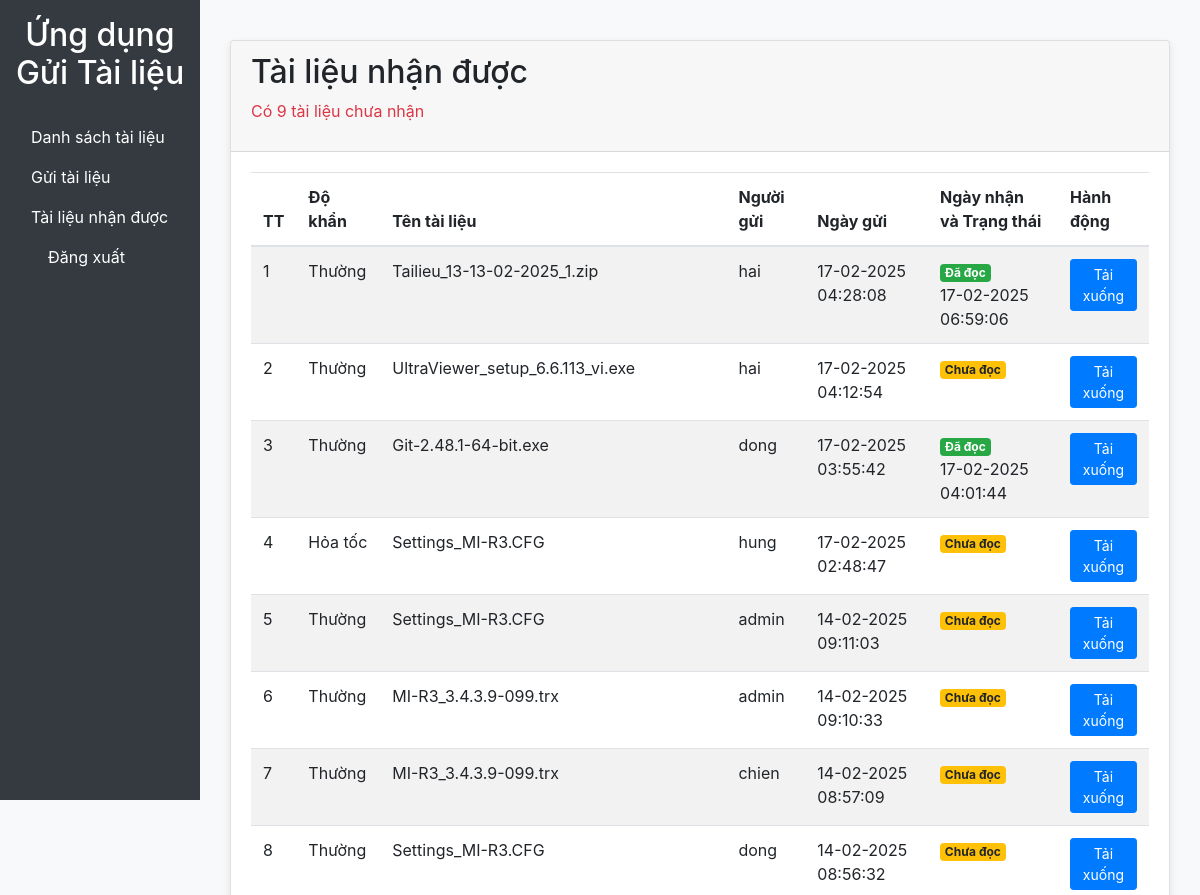
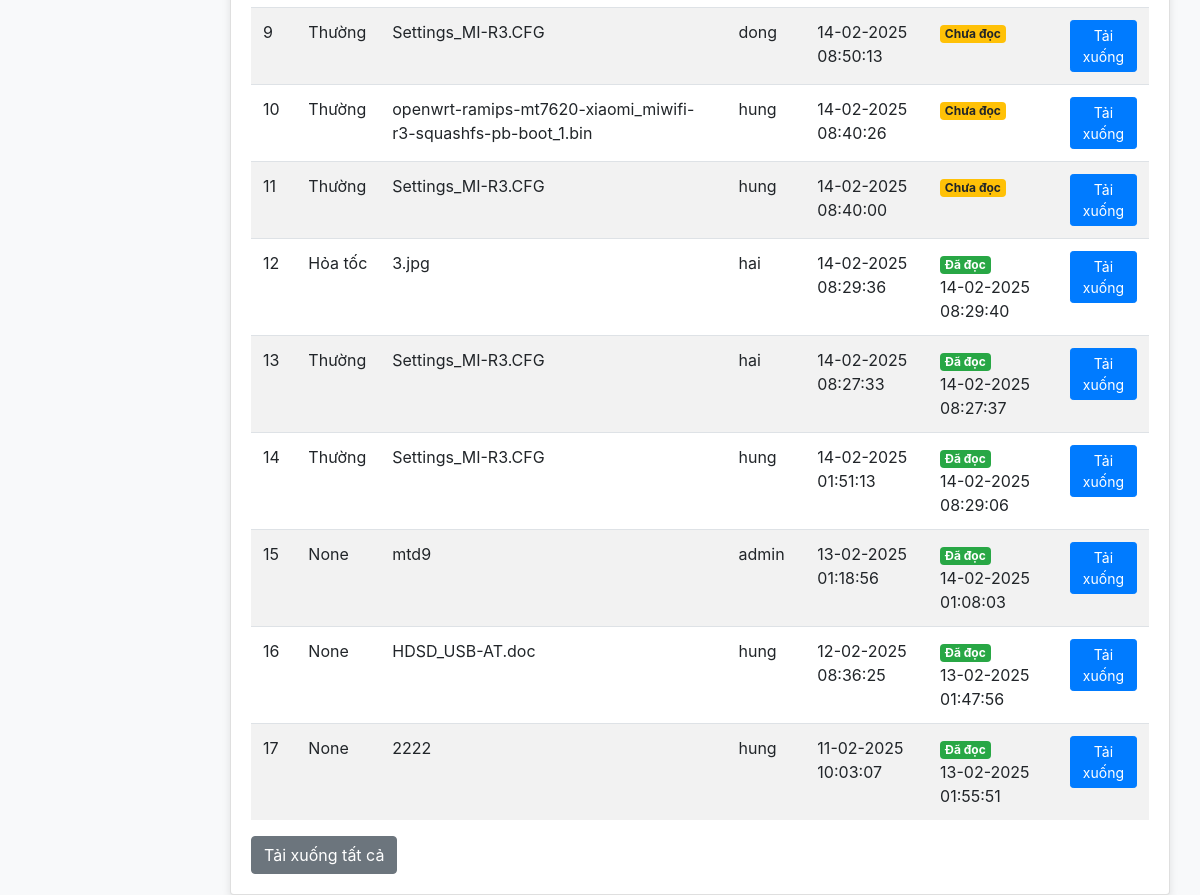
/received (signed in), run on an earlier commit of the app's database (2 pictures, top to bottom).
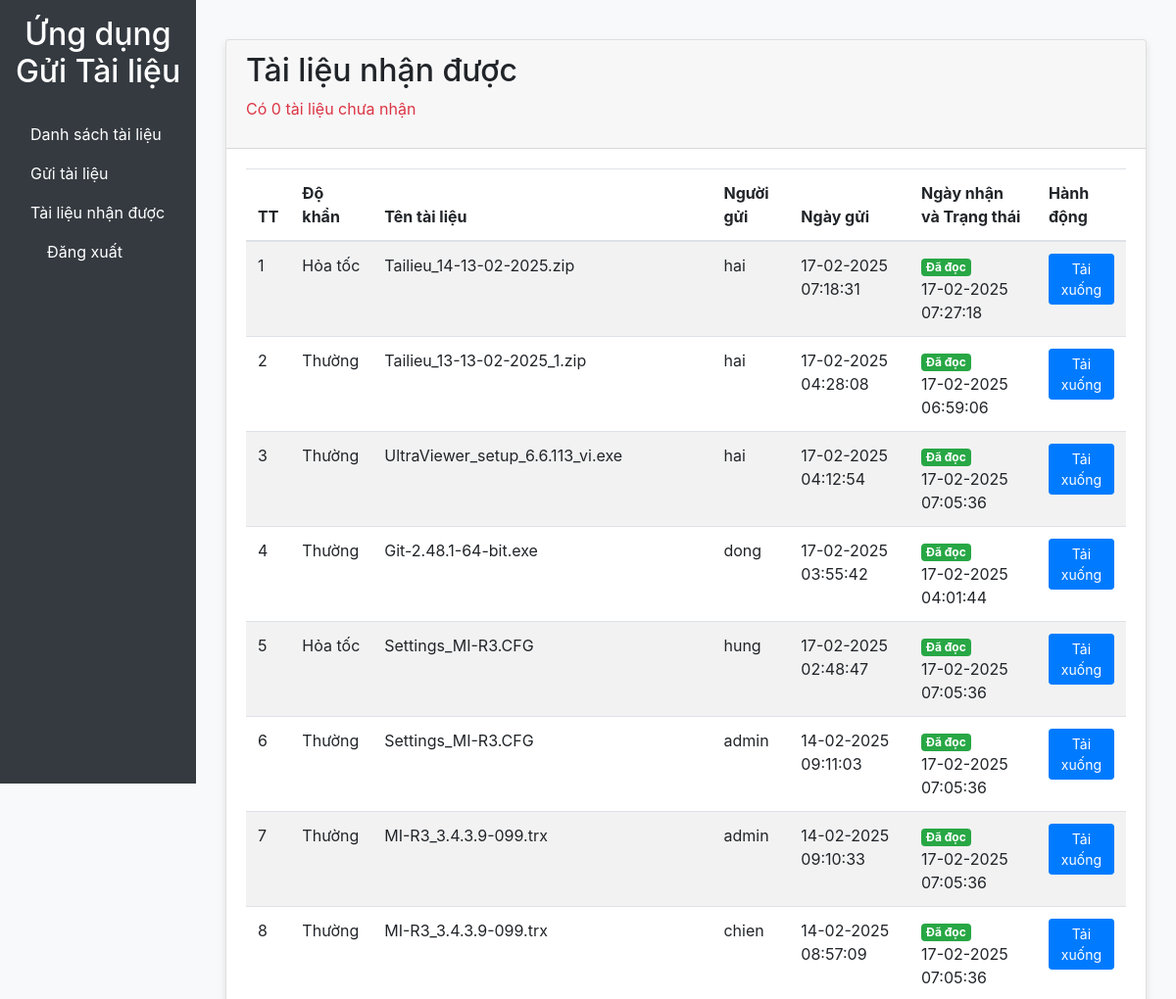
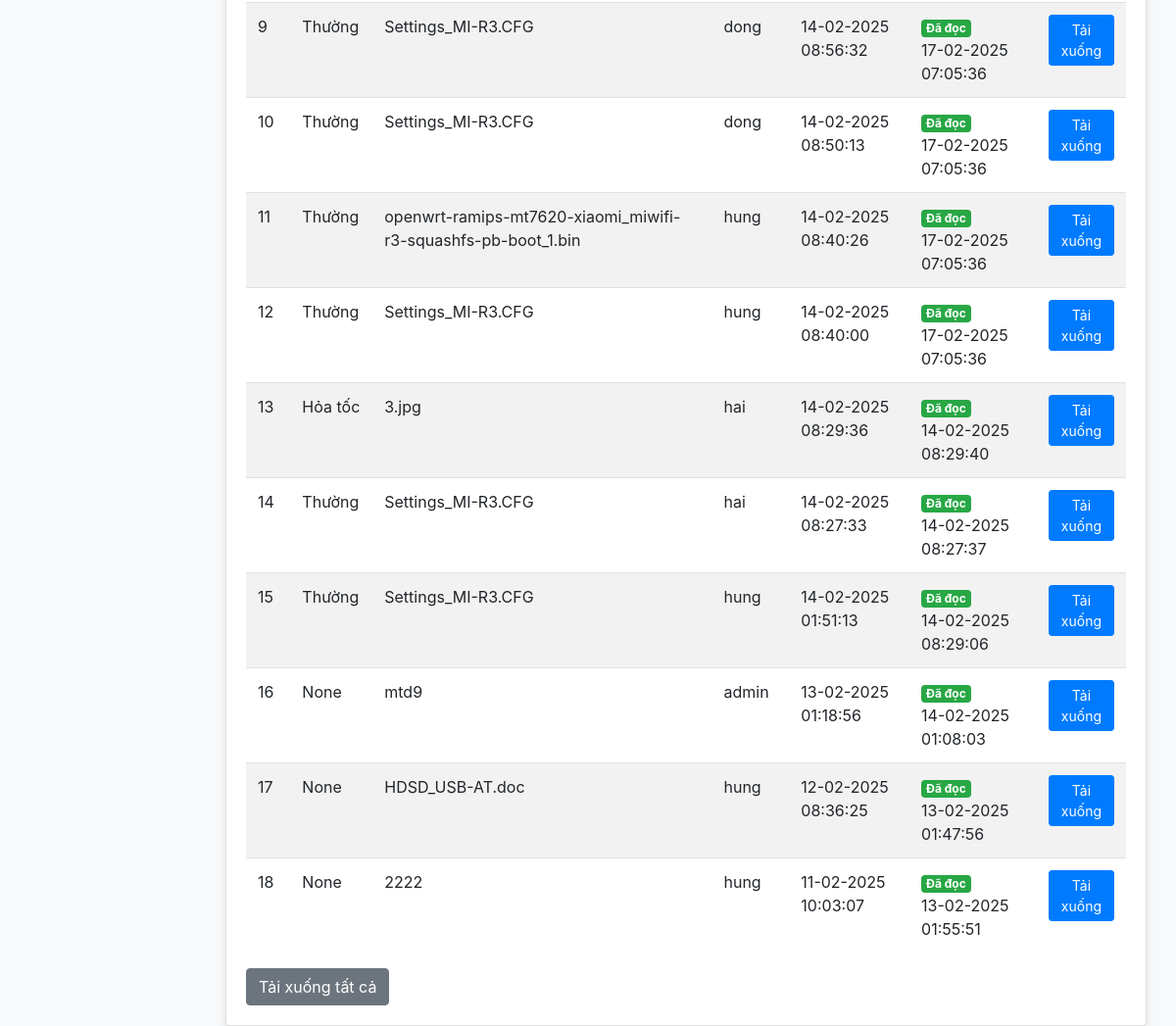
And on a later commit of the database (2 pictures, top to bottom).
### app/models.py (models this page shows, shortened)
class FileRecipient(db.Model):
    id = db.Column(db.Integer, primary_key=True)
    file_id = db.Column(db.Integer, db.ForeignKey('file.id'), index=True)
    recipient_id = db.Column(db.Integer, db.ForeignKey('user.id'), index=True)
    is_read = db.Column(db.Boolean, default=False, index=True)
    read_at = db.Column(db.DateTime, nullable=True)
    file = db.relationship('File', backref='recipients')
    recipient = db.relationship('User', backref='received_files')

class File(db.Model):
    id = db.Column(db.Integer, primary_key=True)
    name = db.Column(db.String(255), index=True)
    file_path = db.Column(db.String(255))
    uploaded_at = db.Column(db.DateTime, default=datetime.utcnow, index=True)
    urgency = db.Column(db.String(20), index=True)
    uploaded_by_id = db.Column(db.Integer, db.ForeignKey('user.id'))
    uploaded_by = db.relationship('User', backref='uploaded_files')

class User(UserMixin, db.Model):
    id = db.Column(db.Integer, primary_key=True)
    username = db.Column(db.String(64), index=True, unique=True)
    password_hash = db.Column(db.String(128))
    is_admin = db.Column(db.Boolean, default=False)
    groups = db.relationship('Group', secondary=user_groups, back_populates='users')

### app/routes.py (the view)
@bp.route('/received')
@login_required
def received_files():
    files = FileRecipient.query.filter_by(recipient_id=current_user.id).join(File).order_by(
        File.uploaded_at.desc()).all()
    unread_files_count = FileRecipient.query.filter_by(recipient_id=current_user.id, is_read=False).count()
    today_files = [file for file in files if file.file.uploaded_at.date() == date.today()]
    unread_files = [file for file in files if not file.is_read]
    return render_template('received_files.html', files=files, today_files=len(today_files),
                           unread_files=len(unread_files), unread_files_count=unread_files_count)

### app/models.py (called while the page is built)
@login.user_loader
def load_user(id):
    return User.query.get(int(id))

### app/templates/received_files.html
{% extends 'base.html' %}
{% block content %}
<div class="card mt-4">
    <div class="card-header">
        <h2>Tài liệu nhận được</h2>
        <p class="text-danger">Có {{ unread_files_count }} tài liệu chưa nhận</p>
    </div>
    <div class="card-body">
        <table class="table table-striped table-hover">
            <thead>
                <tr>
                    <th>TT</th>
                    <th>Độ khẩn</th>
                    <th>Tên tài liệu</th>
                    <th>Người gửi</th>
                    <th>Ngày gửi</th>
                    <th>Ngày nhận và Trạng thái</th>
                    <th>Hành động</th>
                </tr>
            </thead>
            <tbody>
                {% for recipient in files %}
                <tr>
                    <td>{{ loop.index }}</td>
                    <td>{{ recipient.file.urgency }}</td>
                    <td>{{ recipient.file.name }}</td>
                    <td>{{ recipient.file.uploaded_by.username }}</td>
                    <td>{{ recipient.file.uploaded_at.strftime('%d-%m-%Y %H:%M:%S') }}</td>
                    <td>
                        {% if recipient.is_read %}
                        <span class="badge badge-success">Đã đọc</span>
                        {% else %}
                        <span class="badge badge-warning">Chưa đọc</span>
                        {% endif %}
                        <br>
                        {{ recipient.read_at.strftime('%d-%m-%Y %H:%M:%S') if recipient.read_at else '' }}
                    </td>
                    <td>
                        <a href="{{ url_for('routes.download_file', file_id=recipient.file.id) }}" class="btn btn-primary btn-sm">Tải xuống</a>
                    </td>
                </tr>
                {% endfor %}
            </tbody>
        </table>
        <a href="{{ url_for('routes.download_all_files') }}" class="btn btn-secondary">Tải xuống tất cả</a>
    </div>
</div>
{% endblock %}

What changed in the data, as far as the page shows it:
added FileRecipient: file.urgency "Hỏa tốc", file.name "Tailieu_14-13-02-2025.zip", file.uploaded_by.username "hai", file.uploaded_at "17-02-2025 07:18:31", is_read "Đã đọc", read_at "17-02-2025 07:27:18"
changed FileRecipient "UltraViewer_setup_6.6.113_vi.exe": read_at (not shown) → "17-02-2025 07:05:36"; is_read "Chưa đọc" → "Đã đọc"
changed FileRecipient (number 5 of 18 on the later page): read_at (not shown) → "17-02-2025 07:05:36"; is_read "Chưa đọc" → "Đã đọc"
changed FileRecipient (number 6 of 18 on the later page): read_at (not shown) → "17-02-2025 07:05:36"; is_read "Chưa đọc" → "Đã đọc"
changed FileRecipient (number 7 of 18 on the later page): read_at (not shown) → "17-02-2025 07:05:36"; is_read "Chưa đọc" → "Đã đọc"
changed FileRecipient "chien": read_at (not shown) → "17-02-2025 07:05:36"; is_read "Chưa đọc" → "Đã đọc"
changed FileRecipient (number 9 of 18 on the later page): read_at (not shown) → "17-02-2025 07:05:36"; is_read "Chưa đọc" → "Đã đọc"
changed FileRecipient (number 10 of 18 on the later page): read_at (not shown) → "17-02-2025 07:05:36"; is_read "Chưa đọc" → "Đã đọc"
changed FileRecipient "openwrt-ramips-mt7620-xiaomi_miwifi-r3-squashfs-pb-boot_1.bin": read_at (not shown) → "17-02-2025 07:05:36"; is_read "Chưa đọc" → "Đã đọc"
changed FileRecipient (number 12 of 18 on the later page): read_at (not shown) → "17-02-2025 07:05:36"; is_read "Chưa đọc" → "Đã đọc"
Also different on the page:
{{ unread_files_count }}: "9" → "0"
